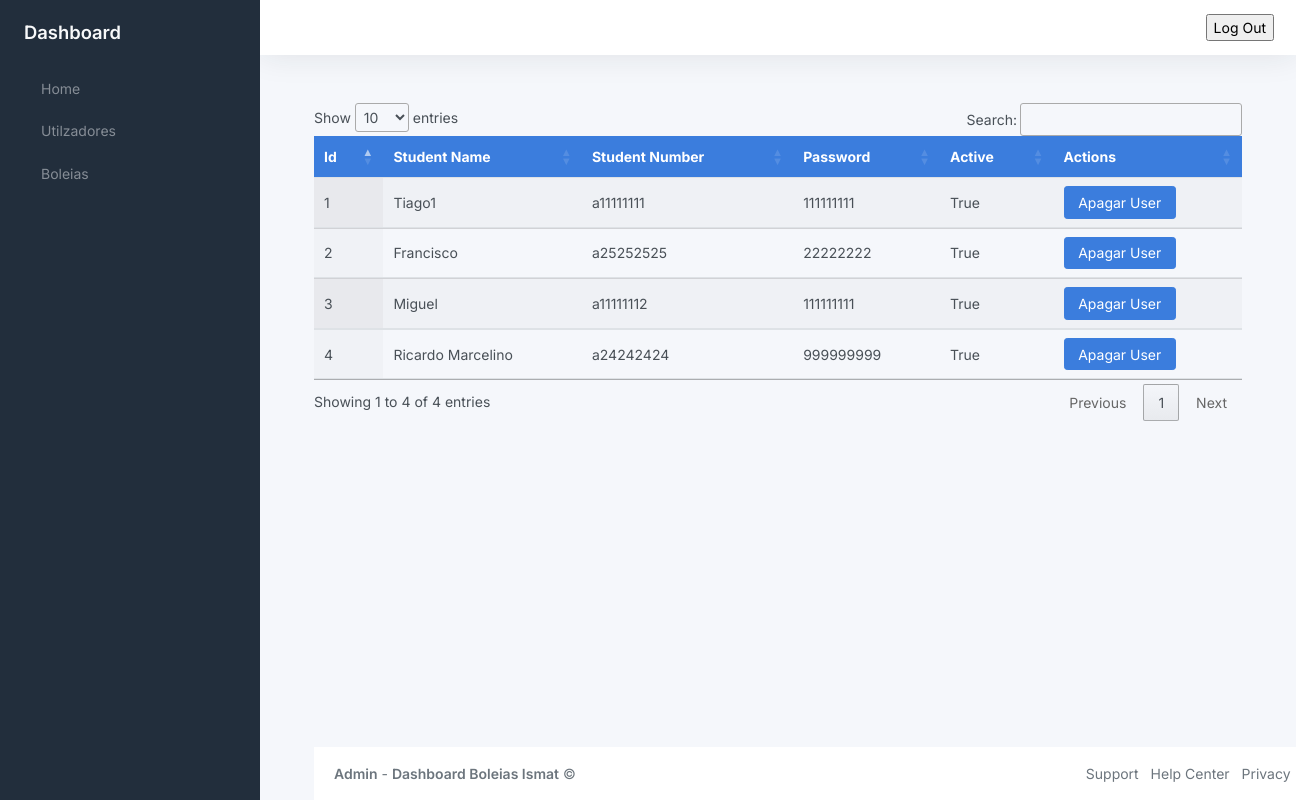
The app's page /homePage with its own data.
### models.py (models this page shows, shortened)
class User(db.Model):
	__tablename__ = 'user'
	id = db.Column(db.Integer, primary_key=True)
	name = db.Column(db.String(80), unique=True, nullable=False)
	student_number = db.Column(db.String(9), unique=True, nullable=False)
	phone_number = db.Column(db.Integer(), nullable=False)
	password = db.Column(db.Unicode(30), nullable=False)
	gender = db.Column(db.String(10), nullable=False)
	registration_date = db.Column(db.DateTime, default=datetime.now)
	last_login_date = db.Column(db.DateTime, default=datetime.now)
	active = db.Column(db.Boolean())

### homeModule/__init__.py (the view)
@homeModule.route('/homePage', methods=['GET', 'POST'])
def toHomePage():
    get_Users = db.session.query(User).all()
    form = AdminForm()
    return render_template("index.html", title="Login", formFront=form, get_Users = get_Users)

### forms.py
class AdminForm(FlaskForm):
    student_number = StringField(label="Numero Estudante", validators=[InputRequired(), Length(min=9, max=9)])
    password = PasswordField(label="Password", validators=[InputRequired(),  Length(min=8, max=255)])
    login = SubmitField(id="bt")

### templates/index.html (shortened to what this page needs)
<!DOCTYPE html>
<html lang="en">
<head>
	<link href="https://cdn.jsdelivr.net/npm/bootstrap@5.2.3/dist/css/bootstrap.min.css" rel="stylesheet">
	 <link rel="stylesheet" type="text/css" href="https://cdn.datatables.net/1.13.1/css/jquery.dataTables.css">
	<link rel="stylesheet" href="{{url_for('static', filename='css/app.css')}}">
</head>
<body>
	<div class="wrapper">
		<nav id="sidebar" class="sidebar js-sidebar">
			<div class="sidebar-content js-simplebar">
				<a class="sidebar-brand" href="index.html">
					<span class="align-middle">Dashboard</span>
				</a>
				<ul class="sidebar-nav">
					<li class="sidebar-item">
						<a class="sidebar-link" href="{{url_for('homeModule.toHomePage')}}">
							 <span class="align-middle">Home</span>
						</a>
					</li>
					<li class="sidebar-item">
						<a class="sidebar-link" href="{{url_for('userModule.toUsersPage')}}">
							 <span class="align-middle">Utilzadores</span>
						</a>
					</li>
					<li class="sidebar-item">
						<a class="sidebar-link" href="pages-blank.html">
							 <span class="align-middle">Boleias</span>
						</a>
					</li>
				</ul>
			</div>
		</nav>
		<div class="main">
			<nav class="navbar navbar-expand navbar-light navbar-bg">
				<div class="navbar-collapse collapse">
					<ul class="navbar-nav navbar-align">
						<li class="nav-item dropdown">
							<a class="nav-icon dropdown-toggle" href="#" id="alertsDropdown" data-bs-toggle="dropdown">
							</a>
						</li>
						<li class="nav-item dropdown">
							<a class="nav-icon dropdown-toggle" href="#" id="messagesDropdown" data-bs-toggle="dropdown">
							</a>
						</li>
						<li class="nav-item dropdown">
							<form action="http://127.0.0.1:5000/pages-sign-in">
								<input type="submit" value="Log Out" />
							</form>
						</li>
					</ul>
				</div>
			</nav>
			<main class="content">
				<div class="container-md" id="table">
					<div class="table-responsive">
						<table class="table display nowrap" id="tabela">
							<thead class="bg-primary text-white">
								<tr>
									<th>Id</th>
									<th>Student Name</th>
									<th>Student Number</th>
									<th>Password</th>
									<th>Active</th>
									<th>Actions</th>
								</tr>
							</thead>
							<tbody>
								{% for user in get_Users %}
								<tr>
								<td>{{user.id}}</td>
								<td>{{user.name}}</td>
								<td>{{user.student_number}}</td>
								<td>{{user.password}}</td>
								<td>{{user.active}}</td>
								<td><button class="Apagar btn btn-primary" id="{{user.id}}">Apagar User</button></td>
							</tr>
							{% endfor %}
							</tbody>
					</div>
				</div>
			</main>
			<footer class="footer">
				<div class="container-fluid ">
					<div class="row text-muted">
						<div class="col-6 text-start">
							<p class="mb-0">
								<a class="text-muted" href="https://adminkit.io/" target="_blank"><strong>Admin</strong></a> - <a class="text-muted" href="https://adminkit.io/" target="_blank"><strong>Dashboard Boleias Ismat</strong></a>								&copy;
							</p>
						</div>
						<div class="col-6 text-end">
							<ul class="list-inline">
								<li class="list-inline-item">
									<a class="text-muted" href="https://adminkit.io/" target="_blank">Support</a>
								</li>
								<li class="list-inline-item">
									<a class="text-muted" href="https://adminkit.io/" target="_blank">Help Center</a>
								</li>
								<li class="list-inline-item">
									<a class="text-muted" href="https://adminkit.io/" target="_blank">Privacy</a>
								</li>
							</ul>
						</div>
					</div>
				</div>
			</footer>
		</div>
	</div>
</body>
</html>

### templates/index.html (style rules this page uses)
.footer { position: absolute; bottom:0; width: 81%; }

### records on screen
User: id "1", name "Tiago1", student_number "a11111111", password "111111111", active "True"
User: id "2", name "Francisco", student_number "a25252525", password "22222222", active "True"
User: id "3", name "Miguel", student_number "a11111112", password "111111111", active "True"
User: id "4", name "Ricardo Marcelino", student_number "a24242424", password "999999999", active "True"
